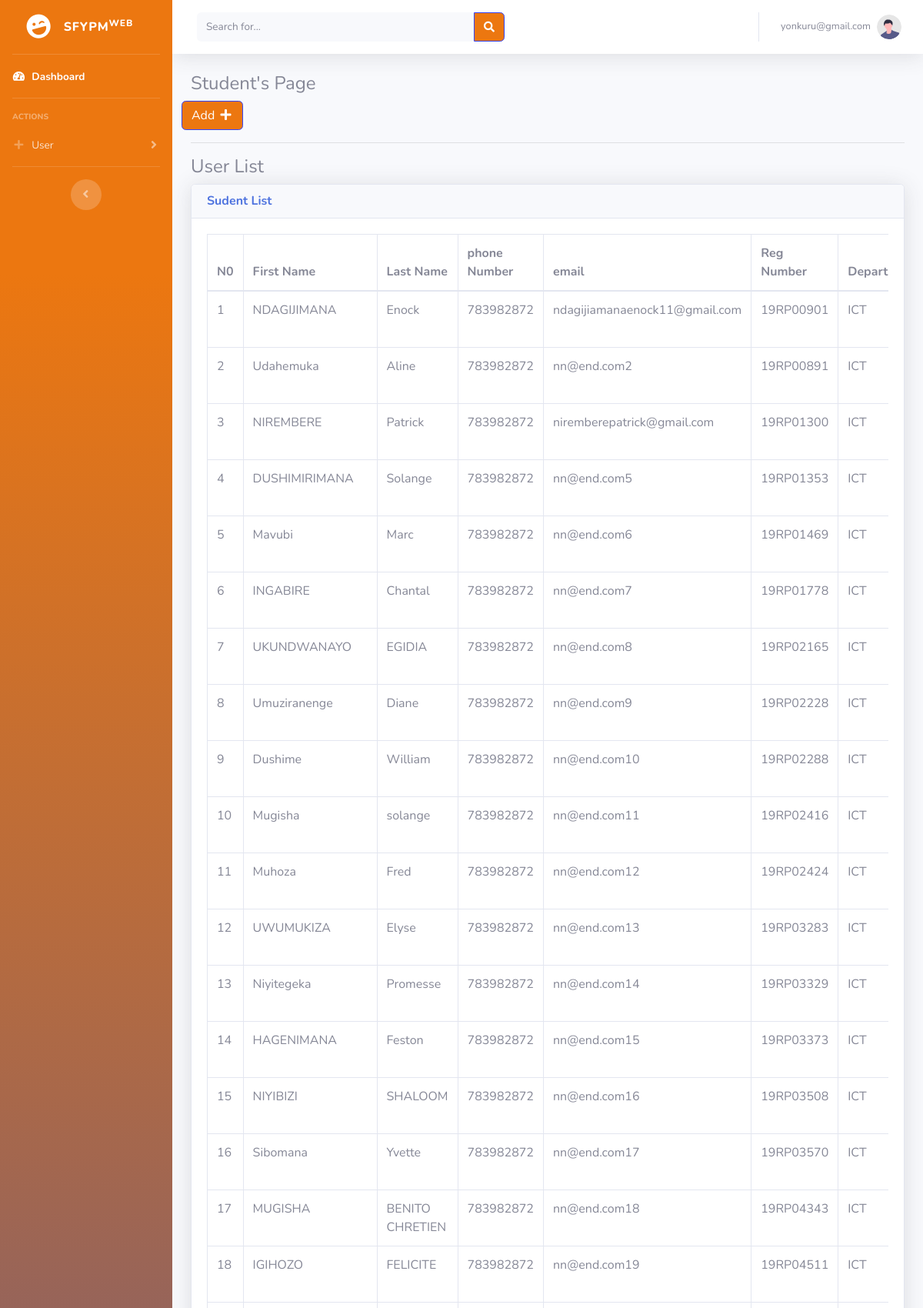
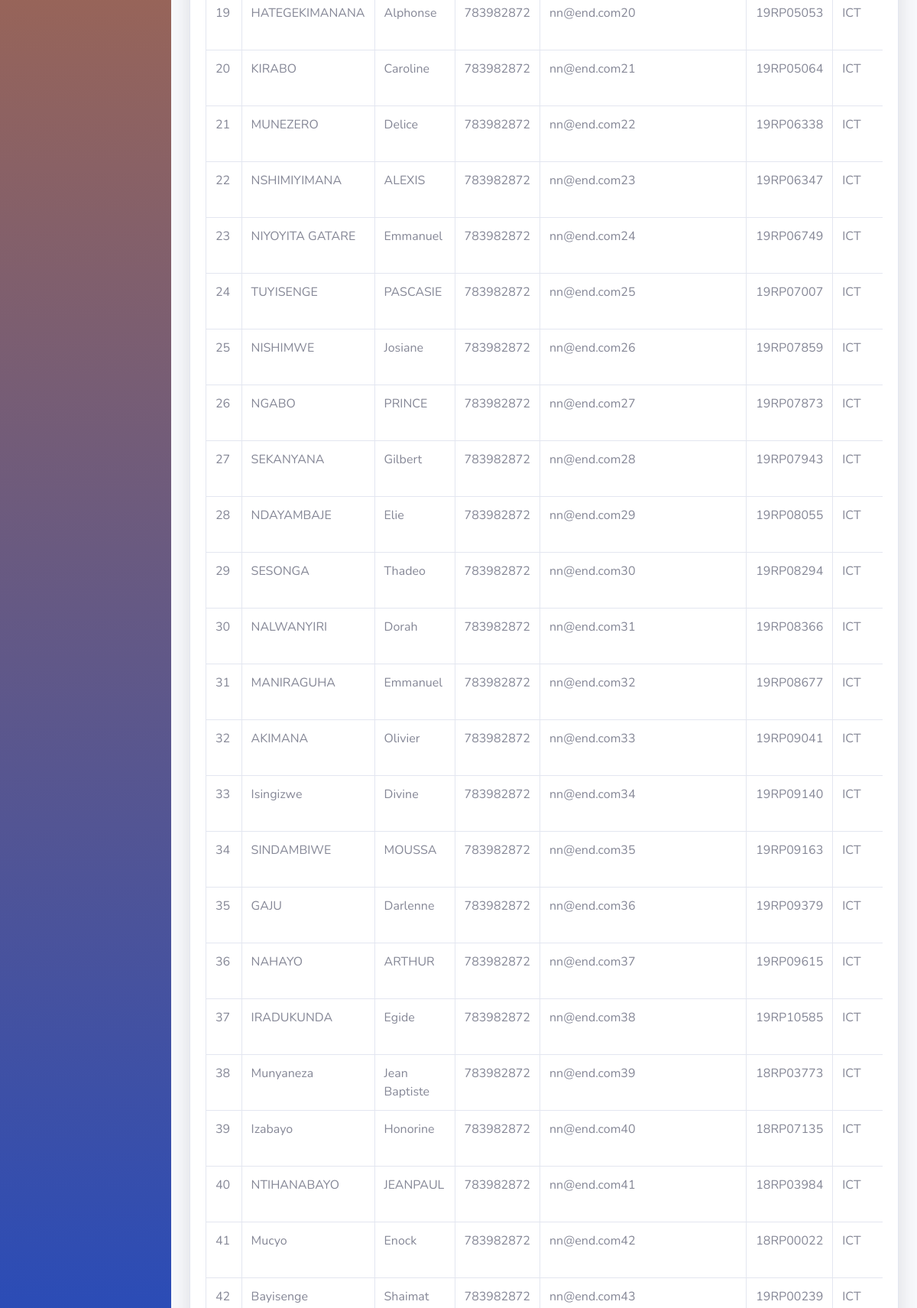
Page /hod/student.php (signed in, upper part) on the committed database (2 pictures, top to bottom).
### tables this page shows
CREATE TABLE `tbl_students` (
  `sID` int(11) NOT NULL,
  `fname` varchar(50) NOT NULL,
  `lname` varchar(50) NOT NULL,
  `reg_number` varchar(18) NOT NULL,
  `email` varchar(200) NOT NULL,
  `phoneNumber` varchar(18) NOT NULL,
  `password` varchar(255) NOT NULL,
  `Department` varchar(100) NOT NULL,
  `Academic_Year` varchar(20) NOT NULL,
  `date` timestamp NOT NULL DEFAULT current_timestamp(),
  `status` int(3) NOT NULL,
  `groupStatsu` varchar(15) DEFAULT NULL
);

### hod/student.php (the view, shortened to what this page needs)
<?php
include('../include/config.php');
if (strlen($_SESSION['email']) == 0) {
    header('location:../login.php');
} else {
?>
<!DOCTYPE html>
<html lang="en">
<head>
    <link href="../plugins/vendor/fontawesome-free/css/all.min.css" rel="stylesheet" type="text/css">
    <link href="../plugins/css/sb-admin-2.css" rel="stylesheet">
</head>
<body id="page-top">
    <div id="wrapper">
        <?php
            include 'include/sidebar.php';
       ?>
        <div id="content-wrapper" class="d-flex flex-column">
            <div id="content">
                <?php
                        include 'include/topbar.php'
                   ?>
                <div class="container-fluid">
                    <h4>
                        Student's Page
                    </h4>
                    <div class="row">
                        <a href="#" class="btn btn-primary" data-toggle="modal" data-target="#StudentyModal">Add <i
                                class="fas fa-fw fa-plus"></i></a>
                    </div>
                    <hr>
                    <h4>User List</h4>
                    <div class="card shadow mb-12">
                        <div class="card-header py-12">
                            <h6 class="m-0 font-weight-bold text-primary">Sudent List</h6>
                        </div>
                        <div class="card-body">
                            <div class="table-responsive">
                                <table class="table table-bordered" id="dataTable" width="100%" cellspacing="0">
                                    <thead>
                                        <tr>
                                            <th>N0</th>
                                            <th>First Name</th>
                                            <th>Last Name</th>
                                            <th>phone Number</th>
                                            <th>email</th>
                                            <th>Reg Number</th>
                                            <th>Department</th>
                                        </tr>
                                    </thead>
                                    <tbody>
                                        <tr>
                                            <?php
                                            $query = mysqli_query($con,"SELECT * FROM `tbl_students` WHERE status=1");
                                            if (mysqli_num_rows($query)<=0) {
                                                ?>
                                            <h1 style="color: red;">No data Founds !</h1>
                                            <?php
                                            } else {
                                            $number=1;
                                                while ($row1 = mysqli_fetch_array($query)) {
                                        ?>
                                            <td><?php echo $number;?></td>
                                            <td><?php echo $row1['fname'];?></td>
                                            <td><?php echo $row1['lname'];?></td>
                                            <td><?php echo $row1['phoneNumber'];?></td>
                                            <td><?php echo $row1['email'];?></td>
                                            <td><?php echo $row1['reg_number'];?></td>
                                            <td><?php echo $row1['Department'];?></td>
                                        </tr>
                                        <?php
                                        $number+=1;
                                                    }
                                                }
                                        ?>
                                    </tbody>
                                </table>
                            </div>
                        </div>
                    </div>
                </div>
            </div>
        </div>
</body>
</html>
<?php
    }
?>

### rows in the picture
tbl_students: fname "NDAGIJIMANA", lname "Enock", phoneNumber "783982872", email "ndagijiamanaenock11@gmail.com", reg_number "19RP00901", Department "ICT"
tbl_students: fname "Udahemuka", lname "Aline", phoneNumber "783982872", email "nn@end.com2", reg_number "19RP00891", Department "ICT"
tbl_students: fname "NIREMBERE", lname "Patrick", phoneNumber "783982872", email "niremberepatrick@gmail.com", reg_number "19RP01300", Department "ICT"
tbl_students: fname "DUSHIMIRIMANA", lname "Solange", phoneNumber "783982872", email "nn@end.com5", reg_number "19RP01353", Department "ICT"
tbl_students: fname "Mavubi", lname "Marc", phoneNumber "783982872", email "nn@end.com6", reg_number "19RP01469", Department "ICT"
tbl_students: fname "INGABIRE", lname "Chantal", phoneNumber "783982872", email "nn@end.com7", reg_number "19RP01778", Department "ICT"
tbl_students: fname "UKUNDWANAYO", lname "EGIDIA", phoneNumber "783982872", email "nn@end.com8", reg_number "19RP02165", Department "ICT"
tbl_students: fname "Umuziranenge", lname "Diane", phoneNumber "783982872", email "nn@end.com9", reg_number "19RP02228", Department "ICT"
tbl_students: fname "Dushime", lname "William", phoneNumber "783982872", email "nn@end.com10", reg_number "19RP02288", Department "ICT"
tbl_students: fname "Mugisha", lname "solange", phoneNumber "783982872", email "nn@end.com11", reg_number "19RP02416", Department "ICT"
tbl_students: fname "Muhoza", lname "Fred", phoneNumber "783982872", email "nn@end.com12", reg_number "19RP02424", Department "ICT"
tbl_students: fname "UWUMUKIZA", lname "Elyse", phoneNumber "783982872", email "nn@end.com13", reg_number "19RP03283", Department "ICT"
tbl_students: fname "Niyitegeka", lname "Promesse", phoneNumber "783982872", email "nn@end.com14", reg_number "19RP03329", Department "ICT"
tbl_students: fname "HAGENIMANA", lname "Feston", phoneNumber "783982872", email "nn@end.com15", reg_number "19RP03373", Department "ICT"
tbl_students: fname "NIYIBIZI", lname "SHALOOM", phoneNumber "783982872", email "nn@end.com16", reg_number "19RP03508", Department "ICT"
tbl_students: fname "Sibomana", lname "Yvette", phoneNumber "783982872", email "nn@end.com17", reg_number "19RP03570", Department "ICT"
tbl_students: fname "MUGISHA", lname "BENITO CHRETIEN", phoneNumber "783982872", email "nn@end.com18", reg_number "19RP04343", Department "ICT"
tbl_students: fname "IGIHOZO", lname "FELICITE", phoneNumber "783982872", email "nn@end.com19", reg_number "19RP04511", Department "ICT"
tbl_students: fname "HATEGEKIMANANA", lname "Alphonse", phoneNumber "783982872", email "nn@end.com20", reg_number "19RP05053", Department "ICT"
tbl_students: fname "KIRABO", lname "Caroline", phoneNumber "783982872", email "nn@end.com21", reg_number "19RP05064", Department "ICT"
tbl_students: fname "MUNEZERO", lname "Delice", phoneNumber "783982872", email "nn@end.com22", reg_number "19RP06338", Department "ICT"
tbl_students: fname "NSHIMIYIMANA", lname "ALEXIS", phoneNumber "783982872", email "nn@end.com23", reg_number "19RP06347", Department "ICT"
tbl_students: fname "NIYOYITA GATARE", lname "Emmanuel", phoneNumber "783982872", email "nn@end.com24", reg_number "19RP06749", Department "ICT"
tbl_students: fname "TUYISENGE", lname "PASCASIE", phoneNumber "783982872", email "nn@end.com25", reg_number "19RP07007", Department "ICT"
tbl_students: fname "NISHIMWE", lname "Josiane", phoneNumber "783982872", email "nn@end.com26", reg_number "19RP07859", Department "ICT"
tbl_students: fname "NGABO", lname "PRINCE", phoneNumber "783982872", email "nn@end.com27", reg_number "19RP07873", Department "ICT"
tbl_students: fname "SEKANYANA", lname "Gilbert", phoneNumber "783982872", email "nn@end.com28", reg_number "19RP07943", Department "ICT"
tbl_students: fname "NDAYAMBAJE", lname "Elie", phoneNumber "783982872", email "nn@end.com29", reg_number "19RP08055", Department "ICT"
tbl_students: fname "SESONGA", lname "Thadeo", phoneNumber "783982872", email "nn@end.com30", reg_number "19RP08294", Department "ICT"
tbl_students: fname "NALWANYIRI", lname "Dorah", phoneNumber "783982872", email "nn@end.com31", reg_number "19RP08366", Department "ICT"
tbl_students: fname "MANIRAGUHA", lname "Emmanuel", phoneNumber "783982872", email "nn@end.com32", reg_number "19RP08677", Department "ICT"
tbl_students: fname "AKIMANA", lname "Olivier", phoneNumber "783982872", email "nn@end.com33", reg_number "19RP09041", Department "ICT"
tbl_students: fname "Isingizwe", lname "Divine", phoneNumber "783982872", email "nn@end.com34", reg_number "19RP09140", Department "ICT"
tbl_students: fname "SINDAMBIWE", lname "MOUSSA", phoneNumber "783982872", email "nn@end.com35", reg_number "19RP09163", Department "ICT"
tbl_students: fname "GAJU", lname "Darlenne", phoneNumber "783982872", email "nn@end.com36", reg_number "19RP09379", Department "ICT"
tbl_students: fname "NAHAYO", lname "ARTHUR", phoneNumber "783982872", email "nn@end.com37", reg_number "19RP09615", Department "ICT"
tbl_students: fname "IRADUKUNDA", lname "Egide", phoneNumber "783982872", email "nn@end.com38", reg_number "19RP10585", Department "ICT"
tbl_students: fname "Munyaneza", lname "Jean Baptiste", phoneNumber "783982872", email "nn@end.com39", reg_number "18RP03773", Department "ICT"
tbl_students: fname "Izabayo", lname "Honorine", phoneNumber "783982872", email "nn@end.com40", reg_number "18RP07135", Department "ICT"
tbl_students: fname "NTIHANABAYO", lname "JEANPAUL", phoneNumber "783982872", email "nn@end.com41", reg_number "18RP03984", Department "ICT"
tbl_students: fname "Mucyo", lname "Enock", phoneNumber "783982872", email "nn@end.com42", reg_number "18RP00022", Department "ICT"
tbl_students: fname "Bayisenge", lname "Shaimat", phoneNumber "783982872", email "nn@end.com43", reg_number "19RP00239", Department "ICT"

### other values in the picture
$_SESSION['email'] "yonkuru@gmail.com"
